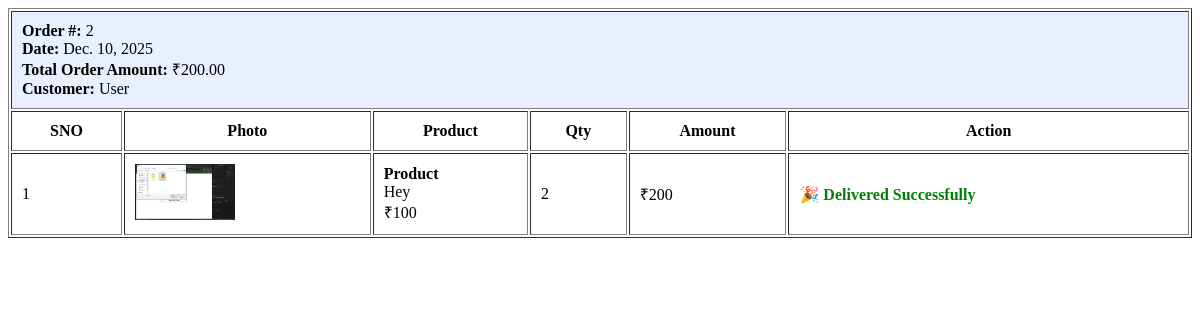
The page /Seller/ViewBookings/ (signed in) on the database as committed earlier.
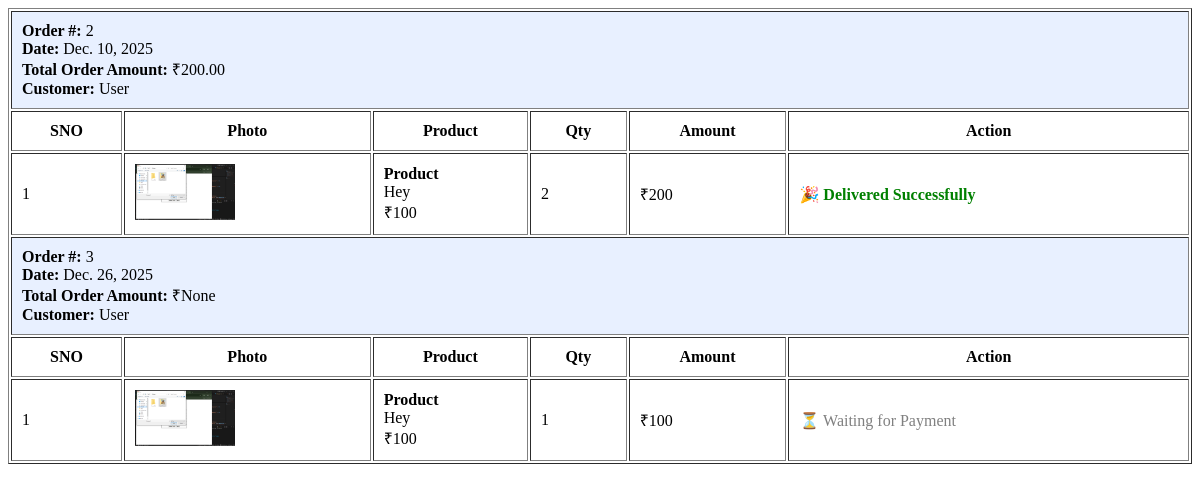
The same page on the database as committed later.
### User/models.py (models this page shows)
class tbl_booking(models.Model):
    booking_date = models.DateField(auto_now_add=True)
    booking_status = models.IntegerField(default=0)
    booking_amount = models.CharField(null=True)
    user = models.ForeignKey(tbl_user, on_delete=models.CASCADE)

class tbl_cart(models.Model):
    cart_quantity = models.IntegerField(default=1)
    cart_status = models.IntegerField(default=0)
    booking = models.ForeignKey(tbl_booking, on_delete=models.CASCADE)
    product = models.ForeignKey(tbl_product, on_delete=models.CASCADE)

### Guest/models.py (models this page shows)
class tbl_user(models.Model):
    user_name = models.CharField(max_length=100)
    user_email = models.CharField(max_length=100)
    user_contact = models.CharField(max_length=15)
    user_address = models.CharField(max_length=200)
    user_photo = models.FileField(upload_to='Assets/UserDocs/')
    user_password = models.CharField(max_length=100)
    place = models.ForeignKey(tbl_place, on_delete=models.CASCADE)

### Seller/models.py (models this page shows)
class tbl_product(models.Model):
    product_name = models.CharField(max_length=100)
    product_description = models.CharField(max_length=500)
    product_price = models.IntegerField()
    product_photo = models.FileField(upload_to='Assets/ProductPhotos/')
    seller = models.ForeignKey(tbl_seller, on_delete=models.CASCADE)
    subcategory = models.ForeignKey(tbl_subcategory, on_delete=models.CASCADE)

### Seller/views.py (the view)
# urls.py: path('ViewBookings/', views.ViewBookings, name='ViewBookings'),
def ViewBookings(request):
    bookings = tbl_booking.objects.filter(tbl_cart__product__seller_id=request.session['sid'])
    return render(request, 'Seller/ViewBookings.html', {'bookings': bookings})

### Seller/Templates/Seller/ViewBookings.html (shortened to what this page needs)
{% load mathfilters %}
<!DOCTYPE html>
<html lang="en">
<head>
</head>
<body>
    <table border="1" cellpadding="10" width="100%">
        {% for b in bookings %}
        <tr style="background:#e8f0ff">
            <td colspan="6">
                <strong>Order #:</strong> {{ b.id }} <br>
                <strong>Date:</strong> {{ b.booking_date }} <br>
                <strong>Total Order Amount:</strong> ₹{{ b.booking_amount }} <br>
                <strong>Customer:</strong> {{ b.user.user_name }}
            </td>
        </tr>
        <tr>
            <th>SNO</th>
            <th>Photo</th>
            <th>Product</th>
            <th>Qty</th>
            <th>Amount</th>
            <th>Action</th>
        </tr>
        {% for c in b.tbl_cart_set.all %}
        {% if c.product.seller_id == request.session.sid %}
        <tr>
            <td>{{ forloop.counter }}</td>
            <td>
                <img src="{{ c.product.product_photo.url }}" width="100">
            </td>
            <td>
                <strong>{{ c.product.product_name }}</strong><br>
                {{ c.product.product_description }}<br>
                ₹{{ c.product.product_price }}
            </td>
            <td>{{ c.cart_quantity }}</td>
            <td>
                ₹{{ c.cart_quantity|mul:c.product.product_price }}
            </td>
            <td>
                {% if c.cart_status == 2 %}
                <a href="{% url 'Seller:UpdateCartStatus' c.id 3 %}">
                    📦 Mark as Packed
                </a>
                {% elif c.cart_status == 3 %}
                <a href="{% url 'Seller:UpdateCartStatus' c.id 4 %}">
                    🚚 Mark as Shipped
                </a>
                {% elif c.cart_status == 4 %}
                <a href="{% url 'Seller:UpdateCartStatus' c.id 5 %}">
                    📍 Mark as Out for Delivery
                </a>
                {% elif c.cart_status == 5 %}
                <a href="{% url 'Seller:UpdateCartStatus' c.id 6 %}">
                    ✅ Mark as Delivered
                </a>
                {% elif c.cart_status == 6 %}
                <span style="color:green; font-weight:bold;">
                    🎉 Delivered Successfully
                </span>
                {% else %}
                <span style="color:gray;">
                    ⏳ Waiting for Payment
                </span>
                {% endif %}
            </td>
        </tr>
        {% endif %}
        {% endfor %}
        {% empty %}
        <tr>
            <td colspan="6">No bookings found</td>
        </tr>
        {% endfor %}
    </table>
</body>
</html>

Rows that differ between the two databases and show on the page:
added tbl_booking: id "3", booking_date "Dec. 26, 2025", booking_amount "None", user.user_name "User"
added tbl_cart: product.product_photo (picture), product.product_name "Product", product.product_description "Hey", product.product_price "100", cart_quantity "1", cart_quantity|mul "100", cart_status "⏳ Waiting for Payment", shown under "3"
